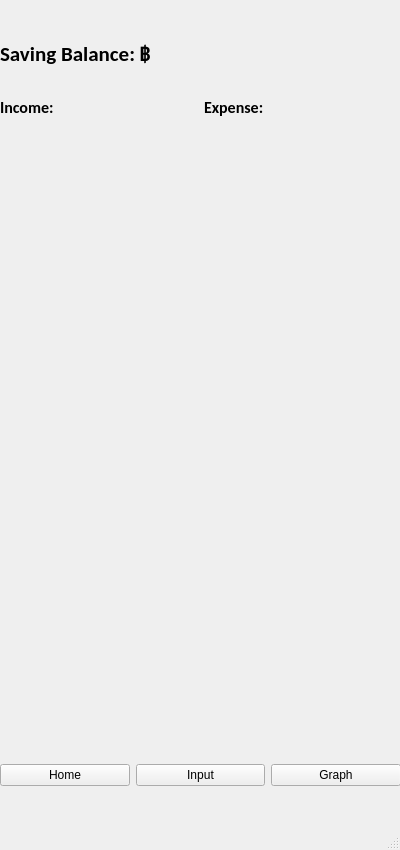
<?xml version="1.0" encoding="UTF-8"?>
<ui version="4.0">
 <class>MainWindow</class>
 <widget class="QMainWindow" name="MainWindow">
  <property name="geometry">
   <rect>
    <x>0</x>
    <y>0</y>
    <width>400</width>
    <height>850</height>
   </rect>
  </property>
  <property name="windowTitle">
   <string>Money Management</string>
  </property>
  <widget class="QWidget" name="centralwidget">
   <widget class="QWidget" name="verticalLayoutWidget_3">
    <property name="geometry">
     <rect>
      <x>0</x>
      <y>0</y>
      <width>401</width>
      <height>751</height>
     </rect>
    </property>
    <layout class="QVBoxLayout" name="verticalLayout_5">
     <item>
      <widget class="QStackedWidget" name="stackedWidget">
       <property name="currentIndex">
        <number>0</number>
       </property>
       <widget class="QWidget" name="page_1">
        <widget class="QWidget" name="verticalLayoutWidget">
         <property name="geometry">
          <rect>
           <x>0</x>
           <y>30</y>
           <width>401</width>
           <height>101</height>
          </rect>
         </property>
         <layout class="QVBoxLayout" name="p1_vBoxLayout">
          <item>
           <widget class="QLabel" name="label_savingBalance">
            <property name="font">
             <font>
              <family>Calibri</family>
              <pointsize>16</pointsize>
              <weight>75</weight>
              <bold>true</bold>
             </font>
            </property>
            <property name="text">
             <string>Saving Balance: ฿</string>
            </property>
            <property name="textFormat">
             <enum>Qt::PlainText</enum>
            </property>
           </widget>
          </item>
          <item>
           <layout class="QHBoxLayout" name="p1_vBox_hBoxLayout">
            <item>
             <widget class="QLabel" name="label_currentIncome">
              <property name="font">
               <font>
                <family>Calibri</family>
                <pointsize>12</pointsize>
                <weight>75</weight>
                <bold>true</bold>
               </font>
              </property>
              <property name="text">
               <string>Income:</string>
              </property>
              <property name="alignment">
               <set>Qt::AlignLeading|Qt::AlignLeft|Qt::AlignVCenter</set>
              </property>
             </widget>
            </item>
            <item>
             <widget class="QLabel" name="label_currentExpense">
              <property name="font">
               <font>
                <family>Calibri</family>
                <pointsize>12</pointsize>
                <weight>75</weight>
                <bold>true</bold>
               </font>
              </property>
              <property name="text">
               <string>Expense:</string>
              </property>
              <property name="alignment">
               <set>Qt::AlignLeading|Qt::AlignLeft|Qt::AlignVCenter</set>
              </property>
             </widget>
            </item>
           </layout>
          </item>
         </layout>
        </widget>
       </widget>
       <widget class="QWidget" name="page_2">
        <widget class="QWidget" name="verticalLayoutWidget_2">
         <property name="geometry">
          <rect>
           <x>0</x>
           <y>0</y>
           <width>401</width>
           <height>541</height>
          </rect>
         </property>
         <layout class="QVBoxLayout" name="p2_vBoxLayout">
          <item>
           <widget class="QLabel" name="label_transaction">
            <property name="font">
             <font>
              <family>Calibri</family>
              <pointsize>18</pointsize>
              <weight>75</weight>
              <bold>true</bold>
             </font>
            </property>
            <property name="text">
             <string>Transaction</string>
            </property>
            <property name="alignment">
             <set>Qt::AlignCenter</set>
            </property>
           </widget>
          </item>
          <item>
           <layout class="QHBoxLayout" name="horizontalLayout">
            <item>
             <widget class="QPushButton" name="pb_expense">
              <property name="text">
               <string>Expense</string>
              </property>
             </widget>
            </item>
            <item>
             <widget class="QPushButton" name="pb_income">
              <property name="text">
               <string>Income</string>
              </property>
             </widget>
            </item>
           </layout>
          </item>
          <item>
           <layout class="QGridLayout" name="gridLayout_6">
            <item row="1" column="0">
             <widget class="QLabel" name="label_4">
              <property name="text">
               <string>Category</string>
              </property>
             </widget>
            </item>
            <item row="0" column="1">
             <widget class="QLineEdit" name="lineEdit"/>
            </item>
            <item row="0" column="0">
             <widget class="QLabel" name="label_3">
              <property name="text">
               <string>Amount</string>
              </property>
             </widget>
            </item>
            <item row="1" column="1">
             <widget class="QLineEdit" name="lineEdit_2"/>
            </item>
           </layout>
          </item>
          <item>
           <widget class="QLabel" name="label_2">
            <property name="text">
             <string>Memo</string>
            </property>
           </widget>
          </item>
          <item>
           <widget class="QTextEdit" name="textEdit"/>
          </item>
         </layout>
        </widget>
       </widget>
      </widget>
     </item>
    </layout>
   </widget>
   <widget class="QWidget" name="horizontalLayoutWidget">
    <property name="geometry">
     <rect>
      <x>0</x>
      <y>750</y>
      <width>401</width>
      <height>51</height>
     </rect>
    </property>
    <layout class="QHBoxLayout" name="horizontalLayout_6">
     <item>
      <widget class="QPushButton" name="pushButton">
       <property name="text">
        <string>Home</string>
       </property>
      </widget>
     </item>
     <item>
      <widget class="QPushButton" name="pushButton_2">
       <property name="text">
        <string>Input</string>
       </property>
      </widget>
     </item>
     <item>
      <widget class="QPushButton" name="pushButton_3">
       <property name="text">
        <string>Graph</string>
       </property>
      </widget>
     </item>
    </layout>
   </widget>
  </widget>
  <widget class="QMenuBar" name="menubar">
   <property name="geometry">
    <rect>
     <x>0</x>
     <y>0</y>
     <width>400</width>
     <height>21</height>
    </rect>
   </property>
  </widget>
  <widget class="QStatusBar" name="statusbar"/>
 </widget>
 <resources/>
 <connections/>
</ui>
